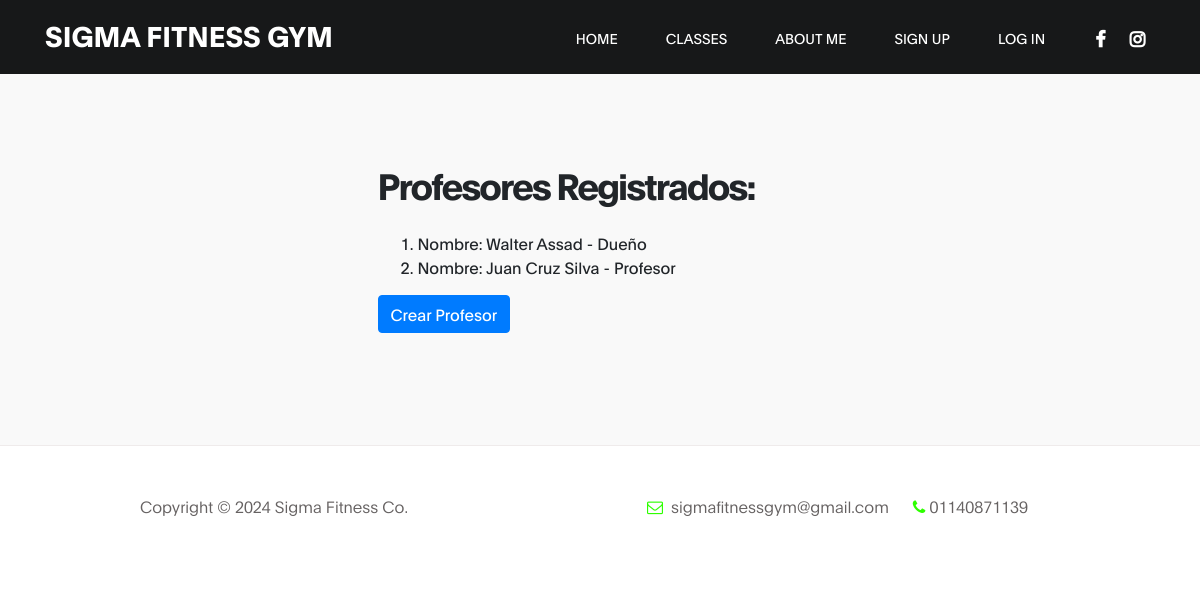
/SigmaApp/readTeachers/, run on the app's committed database.
### SigmaApp/models.py (models this page shows)
class Teacher(models.Model):
    name = models.CharField(max_length=40)
    lastname = models.CharField(max_length=50)
    email = models.EmailField()
    role = models.CharField(max_length=40)
    def __str__(self):
        return f"{self.name} {self.lastname}"

### SigmaApp/views.py (the view)
# urls.py: path('readTeachers/', read_teacher, name="Read Teacher"),
def read_teacher(request):
    teachers = Teacher.objects.all()
    return render(request, "teachers/readTeacher.html", {"teachers": teachers})

### SigmaApp/templates/teachers/readTeacher.html (shortened to what this page needs)
{% extends "father.html" %}
{% block section %}
    <section class="about section" id="about">
        <div class="container">
            <div class="row">
                <div class="mt-lg-5 mb-lg-0 mb-4 col-lg-5 col-md-10 mx-auto col-12">
                    <h2 class="mb-4">Profesores Registrados:</h2>
                    <ol>
                        {% for teacher in teachers %}
                        <li>Nombre: {{teacher}} - {{teacher.role}}</li>
                        {% endfor %}
                    </ol>
                    <a class="btn btn-primary" href="{% url 'Create Teacher' %}">Crear Profesor</a>
                </div>
            </div>
        </div>
    </section>
{% endblock %}

### SigmaApp/static/css/tooplate-gymso-style.css (style rules this page uses)
:root { --primary-color: #2eff00 !important; --white-color: #ffffff; --dark-color: #171819; --about-bg-color: #f9f9f9; --gray-color: #909090; --link-color: #404040; --p-color: #666262; --base-font-family: 'Plain', sans-serif; --font-weight-bold: bold; --font-weight-normal: normal; --font-weight-light: 300; --font-weight-thin: 100; --h1-font-size: 48px; --h2-font-size: 36px; --h3-font-size: 28px; --h4-font-size: 24px; --h5-font-size: 22px; --h6-font-size: 22px; --p-font-size: 18px; --base-font-size: 16px; --menu-font-size: 14px; --border-radius-large: 100%; --border-radius-small: 2px; }
body { background: var(--white-color); font-family: var(--base-font-family); }
h1,h2,h3,h4,h5,h6 { font-weight: var(--font-weight-thin); line-height: normal; }
h2 { font-size: var(--h2-font-size); font-weight: var(--font-weight-bold); letter-spacing: -2px; }
.section { padding: 7rem 0; }
* { -webkit-box-sizing: border-box; -moz-box-sizing: border-box; box-sizing: border-box; }
*::before, *::after { -webkit-box-sizing: border-box; -moz-box-sizing: border-box; box-sizing: border-box; }
a { color: var(--link-color); font-weight: normal; text-decoration: none; transition: all 0.3s ease; }
.about { background: var(--about-bg-color); }

### SigmaApp/templates/father.html (style rules this page uses)
:root { --primary-color: #2eff00; }

### data on the page
Teacher: name+lastname "Walter Assad", role "Dueño"
Teacher: name+lastname "Juan Cruz Silva", role "Profesor"
